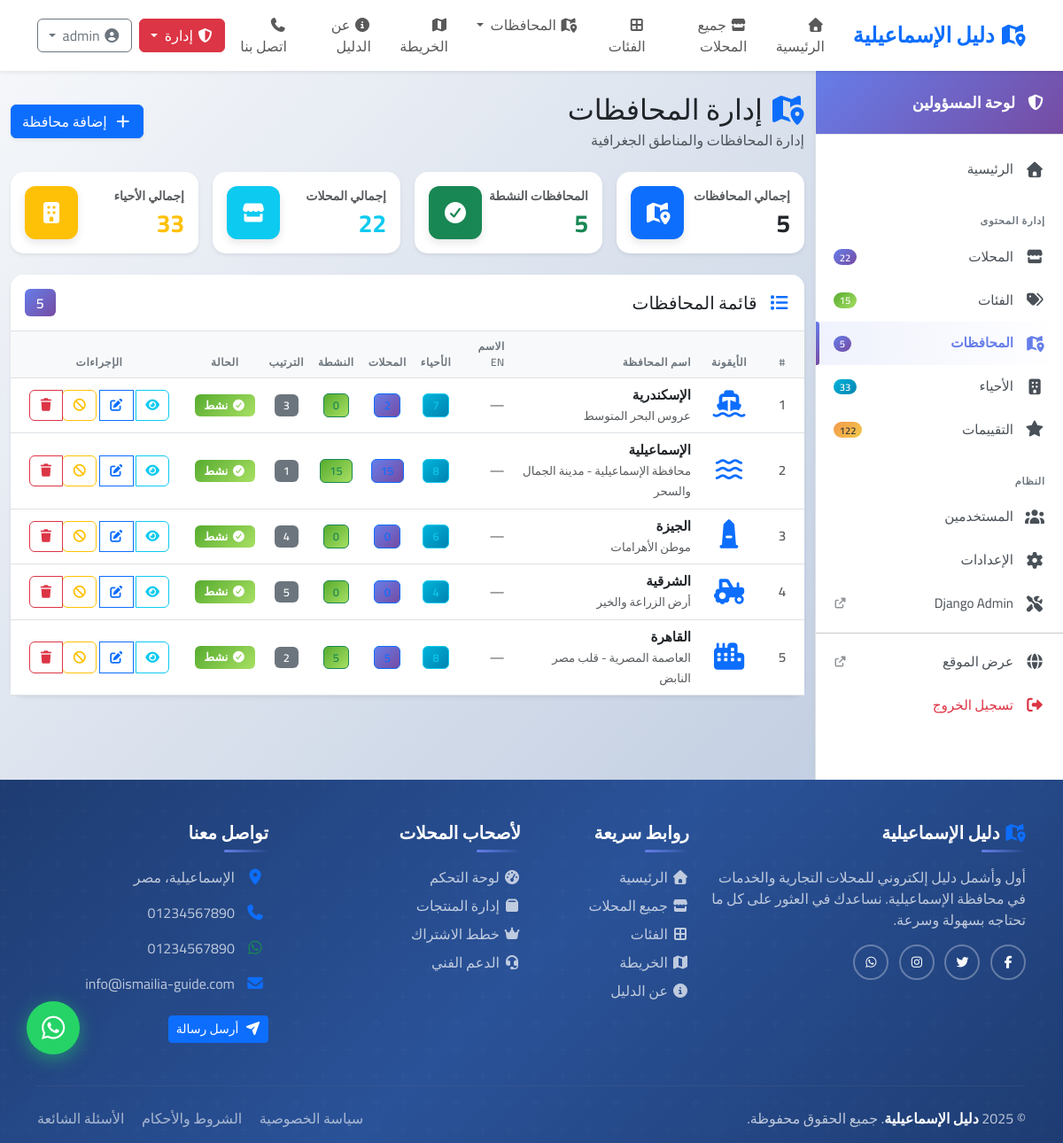
/accounts/admin/governorates/ (signed in), run on the app's committed database.
### directory/models.py (models this page shows, shortened)
class Governorate(models.Model):
    name = models.CharField(
        max_length=100,
        unique=True,
        verbose_name='اسم المحافظة',
        help_text='مثال: الإسماعيلية، الشرقية، بورسعيد',
        db_index=True
    )
    slug = models.SlugField(
        max_length=100,
        unique=True,
        blank=True,
        allow_unicode=True,
        verbose_name='الرابط'
    )
    description = models.TextField(
        blank=True,
        verbose_name='الوصف',
        help_text='معلومات عن المحافظة (اختياري)'
    )
    icon = models.CharField(
        max_length=50,
        blank=True,
        default='fas fa-city',
        verbose_name='أيقونة Font Awesome',
        help_text='مثال: fas fa-city'
    )
    image = models.ImageField(
        upload_to='governorates/%Y/%m/',
        blank=True,
        null=True,
        verbose_name='صورة المحافظة',
        help_text='صورة تمثيلية للمحافظة (اختياري)'
    )
    is_active = models.BooleanField(
        default=True,
        verbose_name='نشط',
        help_text='إلغاء التفعيل يخفي المحافظة من الموقع'
    )
    order = models.IntegerField(
        default=0,
        verbose_name='الترتيب',
        help_text='رقم أصغر = يظهر أولاً'
    )
    created_at = models.DateTimeField(
        auto_now_add=True,
        verbose_name='تاريخ الإنشاء'
    )
    updated_at = models.DateTimeField(
        auto_now=True,
        verbose_name='تاريخ التحديث'
    )
    class Meta:
        verbose_name = 'محافظة'
        verbose_name_plural = 'المحافظات'
        ordering = ['order', 'name']
        indexes = [
            models.Index(fields=['slug']),
            models.Index(fields=['is_active', 'order']),
        ]

### accounts/views/admin_views.py (the view, shortened to what this page needs)
# urls.py: path('admin/governorates/', views.manage_governorates, name='manage_governorates'),
@login_required
@user_passes_test(is_staff_or_superuser)
def manage_governorates(request):
    governorates = Governorate.objects.annotate(
        business_count=Count('district__business', distinct=True),
        district_count=Count('district', distinct=True),
        active_business_count=Count(
            'district__business',
            filter=Q(district__business__is_active=True, district__business__is_verified=True),
            distinct=True
        )
    ).order_by('name')
    stats = get_admin_stats()
    context = {
        'governorates': governorates,
        'total_governorates': stats['total_governorates'],
        'active_governorates': stats['active_governorates'],
        'total_businesses': stats['total_businesses'],
        'total_districts': stats['total_districts'],
        'stats': stats,
    }
    return render(request, 'accounts/manage_governorates.html', context)

### templates/accounts/manage_governorates.html (shortened to what this page needs)
{% extends 'base.html' %}
{% load static %}
{% block content %}
<div class="dashboard-wrapper">
    {% include 'includes/admin_sidebar.html' %}
    <div class="dashboard-content">
        <div class="container-fluid py-4">
            <div class="d-flex justify-content-between align-items-center mb-4">
                <div>
                    <h2 class="mb-1">
                        <i class="fas fa-map-marked-alt text-primary"></i>
                        إدارة المحافظات
                    </h2>
                    <p class="text-muted mb-0">إدارة المحافظات والمناطق الجغرافية</p>
                </div>
                <button class="btn btn-primary shadow-sm" data-bs-toggle="modal" data-bs-target="#addGovernorateModal">
                    <i class="fas fa-plus me-2"></i>إضافة محافظة
                </button>
            </div>
            <div class="row g-3 mb-4">
                <div class="col-lg-3 col-md-6">
                    <div class="card stat-card shadow-sm h-100 border-0">
                        <div class="card-body">
                            <div class="d-flex justify-content-between align-items-center">
                                <div>
                                    <p class="text-muted mb-1 small text-uppercase fw-semibold">إجمالي المحافظات</p>
                                    <h3 class="mb-0 fw-bold">{{ total_governorates }}</h3>
                                </div>
                                <div class="stat-icon bg-primary">
                                    <i class="fas fa-map-marked-alt"></i>
                                </div>
                            </div>
                        </div>
                    </div>
                </div>
                <div class="col-lg-3 col-md-6">
                    <div class="card stat-card shadow-sm h-100 border-0">
                        <div class="card-body">
                            <div class="d-flex justify-content-between align-items-center">
                                <div>
                                    <p class="text-muted mb-1 small text-uppercase fw-semibold">المحافظات النشطة</p>
                                    <h3 class="mb-0 fw-bold text-success">{{ active_governorates }}</h3>
                                </div>
                                <div class="stat-icon bg-success">
                                    <i class="fas fa-check-circle"></i>
                                </div>
                            </div>
                        </div>
                    </div>
                </div>
                <div class="col-lg-3 col-md-6">
                    <div class="card stat-card shadow-sm h-100 border-0">
                        <div class="card-body">
                            <div class="d-flex justify-content-between align-items-center">
                                <div>
                                    <p class="text-muted mb-1 small text-uppercase fw-semibold">إجمالي المحلات</p>
                                    <h3 class="mb-0 fw-bold text-info">{{ total_businesses }}</h3>
                                </div>
                                <div class="stat-icon bg-info">
                                    <i class="fas fa-store"></i>
                                </div>
                            </div>
                        </div>
                    </div>
                </div>
                <div class="col-lg-3 col-md-6">
                    <div class="card stat-card shadow-sm h-100 border-0">
                        <div class="card-body">
                            <div class="d-flex justify-content-between align-items-center">
                                <div>
                                    <p class="text-muted mb-1 small text-uppercase fw-semibold">إجمالي الأحياء</p>
                                    <h3 class="mb-0 fw-bold text-warning">{{ total_districts }}</h3>
                                </div>
                                <div class="stat-icon bg-warning">
                                    <i class="fas fa-building"></i>
                                </div>
                            </div>
                        </div>
                    </div>
                </div>
            </div>
            <div class="card shadow-sm border-0">
                <div class="card-header bg-white border-bottom py-3">
                    <div class="d-flex justify-content-between align-items-center">
                        <h5 class="mb-0">
                            <i class="fas fa-list text-primary me-2"></i>
                            قائمة المحافظات
                        </h5>
                        <span class="badge bg-primary fs-6">{{ governorates.count }}</span>
                    </div>
                </div>
                <div class="card-body p-0">
                    <div class="table-responsive">
                        <table class="table table-hover align-middle mb-0">
                            <thead class="table-light">
                                <tr>
                                    <th width="50" class="text-center">#</th>
                                    <th width="70" class="text-center">الأيقونة</th>
                                    <th>اسم المحافظة</th>
                                    <th>الاسم EN</th>
                                    <th class="text-center">الأحياء</th>
                                    <th class="text-center">المحلات</th>
                                    <th class="text-center">النشطة</th>
                                    <th class="text-center">الترتيب</th>
                                    <th class="text-center">الحالة</th>
                                    <th class="text-center" width="200">الإجراءات</th>
                                </tr>
                            </thead>
                            <tbody>
                                {% for gov in governorates %}
                                <tr>
                                    <td class="text-center fw-semibold text-muted">{{ forloop.counter }}</td>
                                    <td class="text-center">
                                        <i class="{{ gov.icon|default:'fas fa-city' }} fa-2x text-primary"></i>
                                    </td>
                                    <td>
                                        <strong class="d-block">{{ gov.name }}</strong>
                                        {% if gov.description %}
                                        <small class="text-muted">{{ gov.description|truncatewords:10 }}</small>
                                        {% endif %}
                                    </td>
                                    <td>
                                        <span class="text-muted">{{ gov.name_en|default:"—" }}</span>
                                    </td>
                                    <td class="text-center">
                                        <span class="badge bg-info bg-opacity-10 text-info border border-info">
                                            {{ gov.district_count }}
                                        </span>
                                    </td>
                                    <td class="text-center">
                                        <span class="badge bg-primary bg-opacity-10 text-primary border border-primary">
                                            {{ gov.business_count }}
                                        </span>
                                    </td>
                                    <td class="text-center">
                                        <span class="badge bg-success bg-opacity-10 text-success border border-success">
                                            {{ gov.active_business_count }}
                                        </span>
                                    </td>
                                    <td class="text-center">
                                        <span class="badge bg-secondary">{{ gov.order }}</span>
                                    </td>
                                    <td class="text-center">
                                        {% if gov.is_active %}
                                        <span class="badge bg-success">
                                            <i class="fas fa-check-circle me-1"></i>نشط
                                        </span>
                                        {% else %}
                                        <span class="badge bg-danger">
                                            <i class="fas fa-times-circle me-1"></i>معطل
                                        </span>
                                        {% endif %}
                                    </td>
                                    <td class="text-center">
                                        <div class="btn-group btn-group-sm" role="group">
                                            <a href="{% url 'governorate_detail' gov.slug %}"
                                            class="btn btn-outline-info"
                                            target="_blank"
                                            data-bs-toggle="tooltip"
                                            title="عرض التفاصيل">
                                                <i class="fas fa-eye"></i>
                                            </a>
                                            <button class="btn btn-outline-primary"
                                                    onclick="editGovernorate({{ gov.id }}, '{{ gov.name|escapejs }}', '{{ gov.name_en|escapejs }}', '{{ gov.description|escapejs }}', '{{ gov.icon|escapejs }}', {{ gov.order }}, {{ gov.is_active|yesno:'true,false' }})"
                                                    data-bs-toggle="tooltip"
                                                    title="تعديل">
                                                <i class="fas fa-edit"></i>
                                            </button>
                                            <form method="post" class="d-inline" style="margin: 0;">
                                                <button type="submit"
                                                        class="btn btn-outline-{% if gov.is_active %}warning{% else %}success{% endif %} btn-sm"
                                                        onclick="return confirm('هل أنت متأكد من {% if gov.is_active %}إلغاء تفعيل{% else %}تفعيل{% endif %} المحافظة؟');"
                                                        data-bs-toggle="tooltip"
                                                        title="{% if gov.is_active %}إلغاء التفعيل{% else %}تفعيل{% endif %}">
                                                    <i class="fas fa-{% if gov.is_active %}ban{% else %}check{% endif %}"></i>
                                                </button>
                                            </form>
                                            <button class="btn btn-outline-danger"
                                                    onclick="deleteGovernorate({{ gov.id }}, '{{ gov.name|escapejs }}', {{ gov.business_count }})"
                                                    data-bs-toggle="tooltip"
                                                    title="حذف">
                                                <i class="fas fa-trash"></i>
                                            </button>
                                        </div>
                                    </td>
                                </tr>
                                {% endfor %}
                            </tbody>
                        </table>
                    </div>
                </div>
            </div>
        </div>
    </div>
</div>
{% endblock %}

### data on the page
Governorate: name "الإسكندرية", description "عروس البحر المتوسط", name_en "—", district_count "7", business_count "2", active_business_count "0", order "3", is_active True (drawn)
Governorate: name "الإسماعيلية", description "محافظة الإسماعيلية - مدينة الجمال والسحر", name_en "—", district_count "8", business_count "15", active_business_count "15", order "1", is_active True (drawn)
Governorate: name "الجيزة", description "موطن الأهرامات", name_en "—", district_count "6", business_count "0", active_business_count "0", order "4", is_active True (drawn)
Governorate: name "الشرقية", description "أرض الزراعة والخير", name_en "—", district_count "4", business_count "0", active_business_count "0", order "5", is_active True (drawn)
Governorate: name "القاهرة", description "العاصمة المصرية - قلب مصر النابض", name_en "—", district_count "8", business_count "5", active_business_count "5", order "2", is_active True (drawn)

### other printed values
{{ stats.total_businesses|default:0 }} "22"
{{ stats.total_categories|default:0 }} "15"
{{ stats.total_governorates|default:0 }} "5"
{{ stats.total_districts|default:0 }} "33"
{{ stats.total_reviews|default:0 }} "122"
{{ total_governorates }} "5"
{{ active_governorates }} "5"
{{ total_businesses }} "22"
{{ total_districts }} "33"
{{ governorates.count }} "5"
